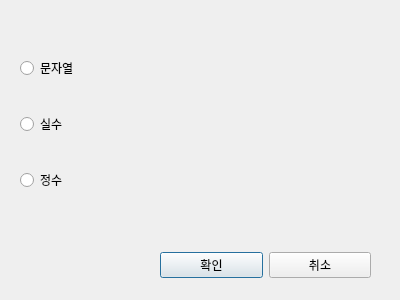
<?xml version="1.0" encoding="UTF-8"?>
<ui version="4.0">
 <class>Dialog</class>
 <widget class="QDialog" name="Dialog">
  <property name="geometry">
   <rect>
    <x>0</x>
    <y>0</y>
    <width>400</width>
    <height>300</height>
   </rect>
  </property>
  <property name="windowTitle">
   <string>Dialog</string>
  </property>
  <widget class="QWidget" name="verticalLayoutWidget">
   <property name="geometry">
    <rect>
     <x>20</x>
     <y>30</y>
     <width>351</width>
     <height>191</height>
    </rect>
   </property>
   <layout class="QVBoxLayout" name="verticalLayout">
    <item>
     <widget class="QRadioButton" name="radio_object">
      <property name="text">
       <string>문자열</string>
      </property>
     </widget>
    </item>
    <item>
     <widget class="QRadioButton" name="radio_float">
      <property name="text">
       <string>실수</string>
      </property>
     </widget>
    </item>
    <item>
     <widget class="QRadioButton" name="radio_int">
      <property name="text">
       <string>정수</string>
      </property>
     </widget>
    </item>
   </layout>
  </widget>
  <widget class="QWidget" name="horizontalLayoutWidget">
   <property name="geometry">
    <rect>
     <x>160</x>
     <y>250</y>
     <width>211</width>
     <height>31</height>
    </rect>
   </property>
   <layout class="QHBoxLayout" name="horizontalLayout">
    <item>
     <widget class="QPushButton" name="yes_button">
      <property name="text">
       <string>확인</string>
      </property>
     </widget>
    </item>
    <item>
     <widget class="QPushButton" name="no_button">
      <property name="text">
       <string>취소</string>
      </property>
     </widget>
    </item>
   </layout>
  </widget>
 </widget>
 <resources/>
 <connections/>
</ui>
